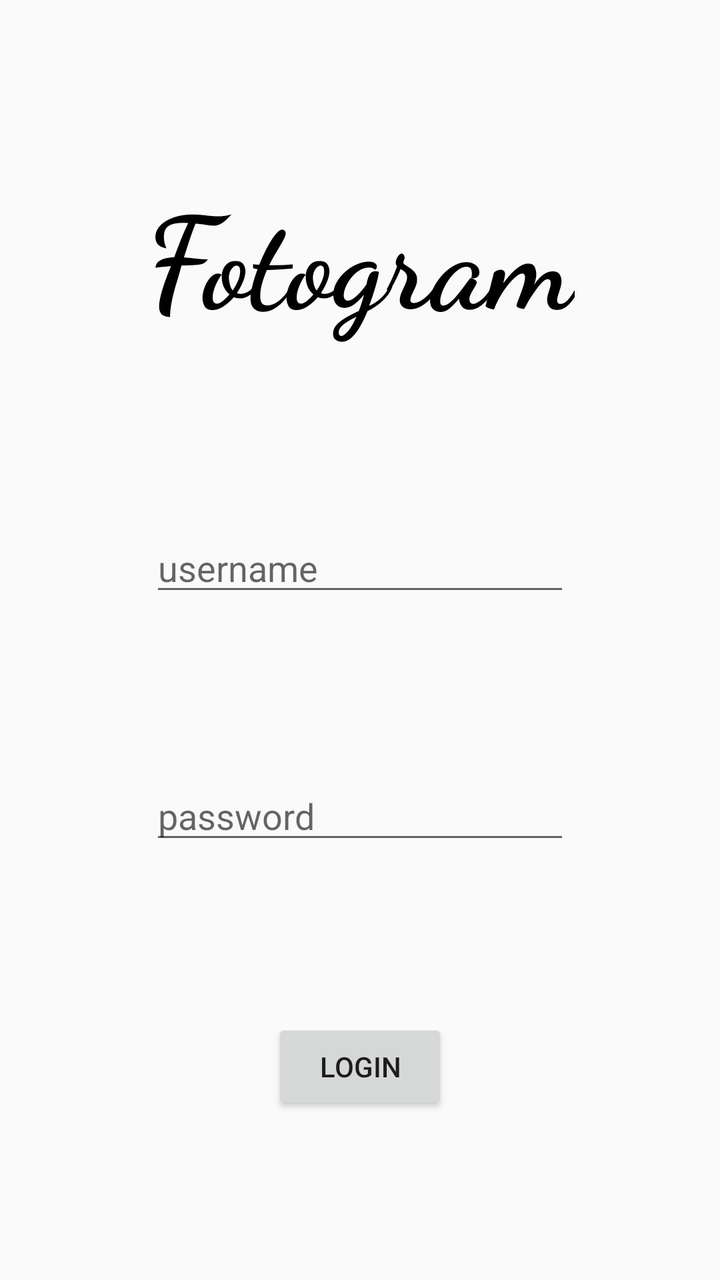
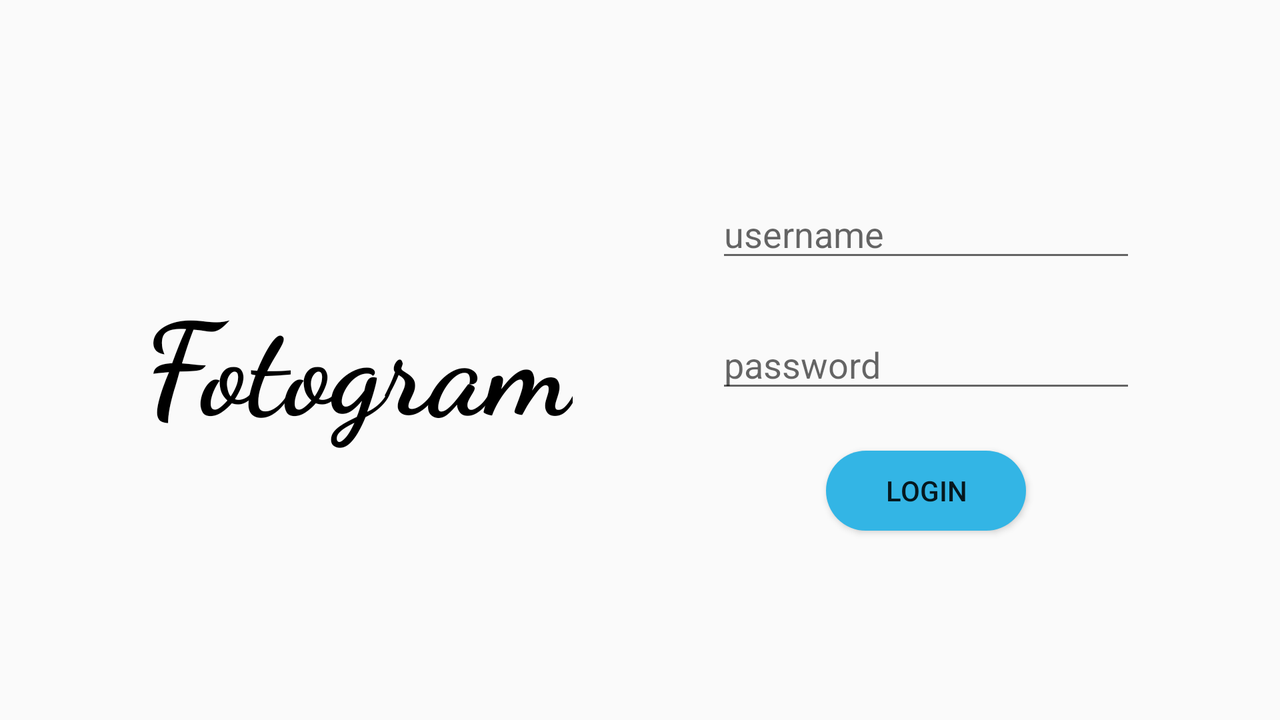

An Android layout and its configuration variant, each rendered on a device that would load it. The default file and the variant file are quoted in full after the pictures.
<!-- AndroidManifest.xml: application theme Theme.AppCompat.Light.NoActionBar -->
<!-- res/layout/activity_login.xml -->
<?xml version="1.0" encoding="utf-8"?>
<android.support.constraint.ConstraintLayout xmlns:android="http://schemas.android.com/apk/res/android"
    xmlns:app="http://schemas.android.com/apk/res-auto"
    xmlns:tools="http://schemas.android.com/tools"
    android:layout_width="match_parent"
    android:layout_height="match_parent"
    tools:context=".LoginActivity">

    <Button
        android:id="@+id/buttonLogin"
        android:layout_width="wrap_content"
        android:layout_height="wrap_content"
        android:text="Login"
        app:layout_constraintBottom_toBottomOf="parent"
        app:layout_constraintEnd_toEndOf="parent"
        app:layout_constraintHorizontal_bias="0.5"
        app:layout_constraintStart_toStartOf="parent"
        app:layout_constraintTop_toBottomOf="@+id/editTextPassword"
        app:layout_constraintVertical_bias="0.721" />

    <TextView
        android:id="@+id/textViewLogo"
        android:layout_width="wrap_content"
        android:layout_height="wrap_content"
        android:layout_marginBottom="8dp"
        android:fontFamily="cursive"
        android:text="Fotogram"
        android:textAllCaps="false"
        android:textColor="@android:color/black"
        android:textSize="64sp"
        android:textStyle="bold"
        app:layout_constraintBottom_toTopOf="@+id/editTextUsername"
        app:layout_constraintEnd_toEndOf="parent"
        app:layout_constraintStart_toStartOf="parent"
        app:layout_constraintTop_toTopOf="parent" />

    <EditText
        android:id="@+id/editTextUsername"
        android:layout_width="wrap_content"
        android:layout_height="wrap_content"
        android:ems="10"
        android:hint="username"
        android:inputType="textPersonName"
        app:layout_constraintBottom_toTopOf="@+id/editTextPassword"
        app:layout_constraintEnd_toEndOf="parent"
        app:layout_constraintStart_toStartOf="parent"
        app:layout_constraintTop_toBottomOf="@+id/textViewLogo" />

    <EditText
        android:id="@+id/editTextPassword"
        android:layout_width="wrap_content"
        android:layout_height="wrap_content"
        android:ems="10"
        android:hint="password"
        android:inputType="textPassword"
        app:layout_constraintBottom_toTopOf="@+id/buttonLogin"
        app:layout_constraintEnd_toEndOf="parent"
        app:layout_constraintHorizontal_bias="0.5"
        app:layout_constraintStart_toStartOf="parent"
        app:layout_constraintTop_toBottomOf="@+id/editTextUsername" />

</android.support.constraint.ConstraintLayout>
<!-- resources referenced by this layout -->
<resources>

</resources>
<!-- res/layout-land/activity_login.xml (the repository's variant of the layout above) -->
<!-- drawn on the phone turned sideways -->
<?xml version="1.0" encoding="utf-8"?>
<android.support.constraint.ConstraintLayout xmlns:android="http://schemas.android.com/apk/res/android"
    xmlns:app="http://schemas.android.com/apk/res-auto"
    xmlns:tools="http://schemas.android.com/tools"
    android:layout_width="match_parent"
    android:layout_height="match_parent"
    tools:context=".LoginActivity">

    <TextView
        android:id="@+id/textViewError"
        android:layout_width="wrap_content"
        android:layout_height="wrap_content"
        android:textColor="@android:color/holo_red_dark"
        android:textSize="16sp"
        app:layout_constraintBottom_toBottomOf="parent"
        app:layout_constraintEnd_toEndOf="@+id/buttonLogin"
        app:layout_constraintStart_toStartOf="@+id/buttonLogin"
        app:layout_constraintTop_toBottomOf="@+id/buttonLogin"
        app:layout_constraintVertical_bias="0.19" />

    <Button
        android:id="@+id/buttonLogin"
        android:layout_width="100dp"
        android:layout_height="40dp"
        android:background="@drawable/round_shape"
        android:backgroundTint="@android:color/holo_blue_light"
        android:text="Login"
        app:layout_constraintBottom_toBottomOf="parent"
        app:layout_constraintEnd_toEndOf="@+id/editTextPassword"
        app:layout_constraintHorizontal_bias="0.5"
        app:layout_constraintStart_toStartOf="@+id/editTextPassword"
        app:layout_constraintTop_toBottomOf="@+id/editTextPassword" />

    <TextView
        android:id="@+id/textViewLogo"
        android:layout_width="wrap_content"
        android:layout_height="wrap_content"
        android:fontFamily="cursive"
        android:text="Fotogram"
        android:textAllCaps="false"
        android:textColor="@android:color/black"
        android:textSize="64sp"
        android:textStyle="bold"
        app:layout_constraintBottom_toBottomOf="parent"
        app:layout_constraintEnd_toStartOf="@+id/editTextPassword"
        app:layout_constraintHorizontal_chainStyle="spread"
        app:layout_constraintStart_toStartOf="parent"
        app:layout_constraintTop_toTopOf="parent"
        app:layout_constraintVertical_chainStyle="spread" />

    <EditText
        android:id="@+id/editTextUsername"
        android:layout_width="wrap_content"
        android:layout_height="wrap_content"
        android:layout_marginBottom="24dp"
        android:ems="10"
        android:hint="username"
        android:inputType="textPersonName"
        app:layout_constraintBottom_toTopOf="@+id/editTextPassword"
        app:layout_constraintEnd_toEndOf="@id/editTextPassword"
        app:layout_constraintHorizontal_bias="0.5"
        app:layout_constraintStart_toStartOf="@id/editTextPassword"
        app:layout_constraintTop_toTopOf="parent"
        app:layout_constraintVertical_chainStyle="packed" />

    <EditText
        android:id="@+id/editTextPassword"
        android:layout_width="wrap_content"
        android:layout_height="wrap_content"
        android:layout_marginBottom="24dp"
        android:ems="10"
        android:hint="password"
        android:inputType="textPassword"
        app:layout_constraintBottom_toTopOf="@+id/buttonLogin"
        app:layout_constraintEnd_toEndOf="parent"
        app:layout_constraintHorizontal_bias="0.5"
        app:layout_constraintStart_toEndOf="@+id/textViewLogo"
        app:layout_constraintTop_toBottomOf="@+id/editTextUsername" />

</android.support.constraint.ConstraintLayout>
<!-- resources referenced by the variant -->
<!-- as the phone turned sideways resolves them -->
<resources>
  <!-- drawable round_shape (drawable) -->
  <?xml version="1.0" encoding="utf-8"?>
  <shape xmlns:android="http://schemas.android.com/apk/res/android"
      android:shape="rectangle" >
  
      <corners
          android:radius="1000dp"/>
  
      <solid android:color="@android:color/white" />
  
      <padding
          android:left="20dp"
          android:right="20dp"/>
  
  </shape>
</resources>
